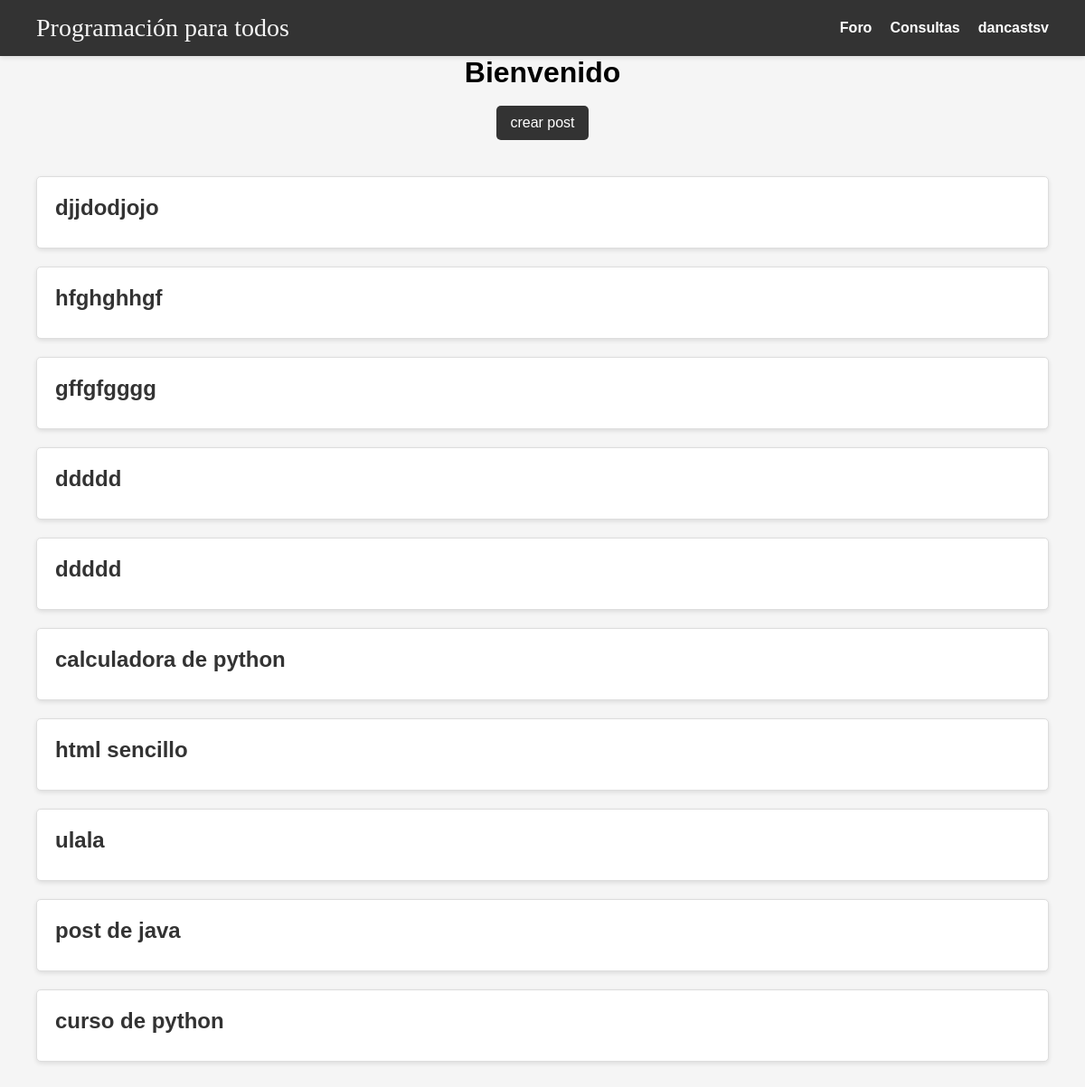
/foro/ (signed in), run on an earlier commit of the app's database.
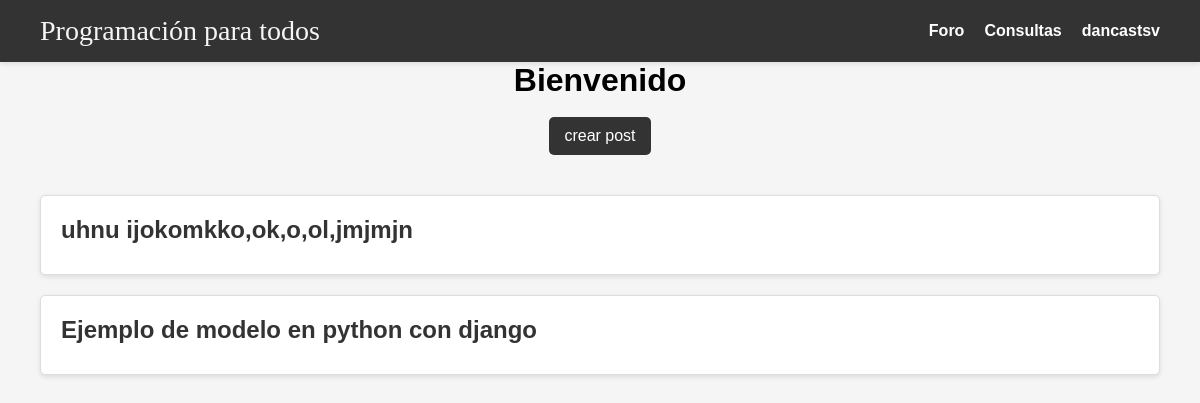
And on a later commit of the database.
### forum/models.py (models this page shows, shortened)
class Post(models.Model):
    title = models.CharField(max_length=100)
    slug = models.SlugField()
    created_on = models.DateTimeField(auto_now_add=True)
    content = RichTextField()
    image = models.ImageField(upload_to='imagenes', null=True, blank=True)  # Campo de imagen opcional
    likes = models.ManyToManyField(User, related_name='liked_posts')

### forum/views.py (the view)
# urls.py: path('foro/', views.foro, name='foro'),
@login_required
def foro(request):
    post = Post.objects.all().order_by('-id')#hace que el post se muestre de manera ordenada
    return render(request, 'foro.html',{'post':post})

### forum/templates/foro.html (shortened to what this page needs)
{%load static%}
<!DOCTYPE html>
<html lang="es">
<head>
  <link rel="stylesheet" href="{% static 'css/foro.css' %}">
</head>
<body>
  <nav class="navbar">
    <div class="logo"><a href="{%url 'inicio'%}" class="papu">Programación para todos</a></div>
    <ul class="nav-list">
      <li><a href="{%url 'foro'%}">Foro</a></li>
      <li><a href="#">Consultas</a></li>
      <li class="user-dropdown">
        <a href="#">{{request.user}}</a>
      </li>
    </ul>
  </nav>
  <div class="content">
    <h1 class="hxd">Bienvenido</h1>
    <br>
    <a href="{% url 'create_post' %}" class="button">crear post</a>
  </div>
  <section class="post-list">
    {% for publicacion in post%}
      <a href="{% url 'post_details' publicacion.id %}" class="post-link">
        <h2>{{ publicacion.title }}</h2>
      </a>
    {% endfor %}
  </section>
</body>
</html>

### static/css/foro.css (style rules this page uses)
* { margin: 0; padding: 0; box-sizing: border-box; }
body { font-family: Arial, sans-serif; background-color: #f5f5f5; }
.navbar { background-color: #333; color: white; display: flex; justify-content: space-between; align-items: center; padding: 15px 40px; box-shadow: 0 2px 5px rgba(0, 0, 0, 0.1); }
.logo { font-family: 'Pacifico', cursive; font-size: 28px; }
.papu { text-decoration: none; color: #f5f5f5; transition: color 0.3s; }
.nav-list { list-style: none; display: flex; }
.nav-list li { margin-right: 20px; }
.nav-list li:last-child { margin-right: 0; }
.nav-list a { text-decoration: none; color: white; font-weight: bold; transition: color 0.3s; }
.user-dropdown { position: relative; }
.content { text-align: center; }
.button { display: inline-block; background-color: #333; color: white; padding: 10px 15px; border-radius: 5px; text-decoration: none; transition: background-color 0.3s; }
.post-list { padding: 40px; }
.post-link { display: block; background-color: white; border: 1px solid #ddd; padding: 20px; margin-bottom: 20px; border-radius: 5px; box-shadow: 0 2px 5px rgba(0, 0, 0, 0.1); text-decoration: none; color: #333; transition: transform 0.2s; }
.post-link h2 { font-size: 24px; margin-bottom: 10px; }

What changed in the data, as far as the page shows it:
removed Post: title "djjdodjojo"
removed Post: title "hfghghhgf"
removed Post: title "gffgfgggg"
removed Post: title "ddddd"
removed Post: title "ddddd"
removed Post: title "calculadora de python"
removed Post: title "html sencillo"
removed Post: title "ulala"
removed Post: title "post de java"
removed Post: title "curso de python"
added Post: title "uhnu ijokomkko,ok,o,ol,jmjmjn"
added Post: title "Ejemplo de modelo en python con django"
